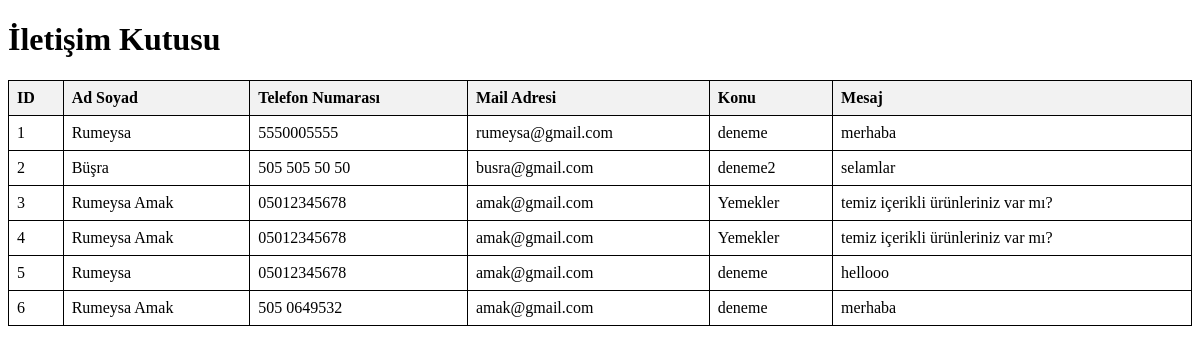
Screenshot of /contacts with the database file from the repository.
### tables this page shows
CREATE TABLE contacts
                 (id INTEGER PRIMARY KEY AUTOINCREMENT,
                  name TEXT NOT NULL,
                  phone TEXT NOT NULL,
                  email TEXT NOT NULL,
                  subject TEXT NOT NULL,
                  message TEXT NOT NULL);

### app.py (the view)
@app.route('/contacts')
def show_contacts():
    conn = sqlite3.connect('contact_form.db')
    c = conn.cursor()
    c.execute("SELECT * FROM contacts")
    contacts = c.fetchall()
    conn.close()
    return render_template('contacts.html', contacts=contacts)

### templates/contacts.html (shortened to what this page needs)
<!DOCTYPE html>
<html lang="tr">
<head>
</head>
<body>
    <h1>İletişim Kutusu</h1>
    <table>
        <thead>
            <tr>
                <th>ID</th>
                <th>Ad Soyad</th>
                <th>Telefon Numarası</th>
                <th>Mail Adresi</th>
                <th>Konu</th>
                <th>Mesaj</th>
            </tr>
        </thead>
        <tbody>
            {% for contact in contacts %}
            <tr>
                <td>{{ contact[0] }}</td>
                <td>{{ contact[1] }}</td>
                <td>{{ contact[2] }}</td>
                <td>{{ contact[3] }}</td>
                <td>{{ contact[4] }}</td>
                <td>{{ contact[5] }}</td>
            </tr>
            {% endfor %}
        </tbody>
    </table>
</body>
</html>

### templates/contacts.html (style rules this page uses)
table { width: 100%; border-collapse: collapse; }
table, th, td { border: 1px solid black; }
th, td { padding: 8px; text-align: left; }
th { background-color: #f2f2f2; }

### rows the page displays
contacts: id "1", name "Rumeysa", phone "5550005555", email "rumeysa@gmail.com", subject "deneme", message "merhaba"
contacts: id "2", name "Büşra", phone "505 505 50 50", email "busra@gmail.com", subject "deneme2", message "selamlar"
contacts: id "3", name "Rumeysa Amak", phone "05012345678", email "amak@gmail.com", subject "Yemekler", message "temiz içerikli ürünleriniz var mı?"
contacts: id "4", name "Rumeysa Amak", phone "05012345678", email "amak@gmail.com", subject "Yemekler", message "temiz içerikli ürünleriniz var mı?"
contacts: id "5", name "Rumeysa", phone "05012345678", email "amak@gmail.com", subject "deneme", message "hellooo"
contacts: id "6", name "Rumeysa Amak", phone "505 0649532", email "amak@gmail.com", subject "deneme", message "merhaba"
